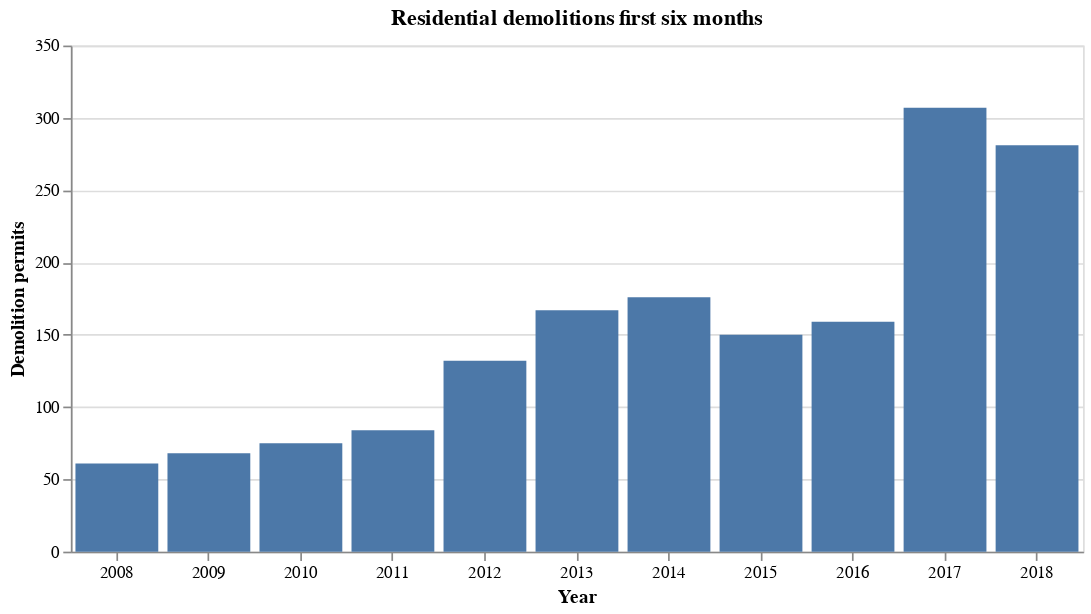

Here is the notebook cell this chart was saved with:
### Code cell
# make chart
alt.Chart(six_months_data.reset_index(), title="Residential demolitions first six months").mark_bar().encode(
    x=alt.X("Year:O", axis=alt.Axis(title="Year", labelAngle=0)),
    y=alt.Y("Count:Q", axis=alt.Axis(title="Demolition permits")),
).properties(width=600)

### Figure 1 — Vega-Lite specification as saved in the notebook (floating-point values rounded to 4 significant figures)
{"$schema": "https://vega.github.io/schema/vega-lite/v2.4.1.json", "config": {"view": {"height": 300, "width": 400}}, "data": {"values": [{"Count": 307, "Year": "2017", "index": 0}, {"Count": 281, "Year": "2018", "index": 1}, {"Count": 176, "Year": "2014", "index": 2}, {"Count": 167, "Year": "2013", "index": 3}, {"Count": 159, "Year": "2016", "index": 4}, {"Count": 150, "Year": "2015", "index": 5}, {"Count": 132, "Year": "2012", "index": 6}, {"Count": 84, "Year": "2011", "index": 7}, {"Count": 75, "Year": "2010", "index": 8}, {"Count": 68, "Year": "2009", "index": 9}, {"Count": 61, "Year": "2008", "index": 10}]}, "encoding": {"x": {"axis": {"labelAngle": 0, "title": "Year"}, "field": "Year", "type": "ordinal"}, "y": {"axis": {"title": "Demolition permits"}, "field": "Count", "type": "quantitative"}}, "mark": "bar", "title": "Residential demolitions first six months", "width": 600}
